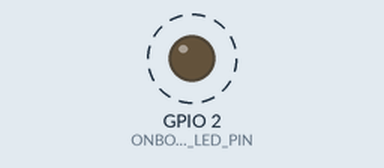
A sketch run on a simulated ESP32. On the bench: output pins drawn as LEDs (lit = HIGH). Dashed ring = blinking. No radio packets arrive unless stated; what the sketch prints to the serial monitor is not drawn.

Above: at 2.5 s.
Timing chart, 0 to 5.0 s (numbered marks = the images above):
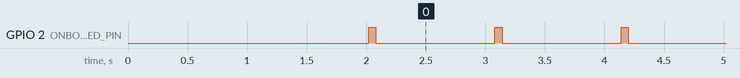

The sketch:

lolin32_lite_lora_tx_test.ino
```cpp
// 2018-05-18
// Board: Lolin32 Lite + SX1276 (915 MHz)

#include <SPI.h>

#include "LoRa.h"

#define ONBOARD_LED_PIN    2  // GPIO-2

#define SCK_PIN           18  // GPIO-18
#define MISO_PIN          19  // GPIO-19
#define MOSI_PIN          23  // GPIO-23
#define SX1276_SS_PIN      5  // GPIO-5
#define SX1276_RST_PIN    17  // GPIO-17
#define SX1276_DI0_PIN    16  // GPIO-16

float freq = 923.3E6;  // set frequency (Hz)

void setup() {
  pinMode( ONBOARD_LED_PIN, OUTPUT );
  Serial.begin(115200);
  Serial.print( "\n\n\n\n" );
  delay(2000);

  SPI.begin( SCK_PIN, MISO_PIN, MOSI_PIN );
  LoRa.setPins( SX1276_SS_PIN, SX1276_RST_PIN, SX1276_DI0_PIN );

  if ( !LoRa.begin( freq ) ) {
    Serial.println( "Starting LoRa failed!" );
    while (1) delay(1);
  }
   Serial.println( "LoRa initialization OK!" );

   LoRa.setTxPower( 20, PA_OUTPUT_PA_BOOST_PIN );
}

uint8_t cnt = 0;
char sbuf[32];

void loop() {

  digitalWrite( ONBOARD_LED_PIN, 1 );
  sprintf( sbuf, "ESP32 Hello #%03d\r\n", cnt );
  Serial.print( sbuf );
  LoRa.beginPacket();
  LoRa.print( sbuf );
  LoRa.endPacket();
  digitalWrite( ONBOARD_LED_PIN, 0 );

  cnt++;
  if (cnt > 1000) {
     cnt = 0;
  }

  delay(1000);
}
////////////////////////////////////////////////////////////////////////////
```

Measured:
- by itself, GPIO 2 (ONBOARD_LED_PIN): alternates HIGH for 0.06 s and LOW for 1.0 s
